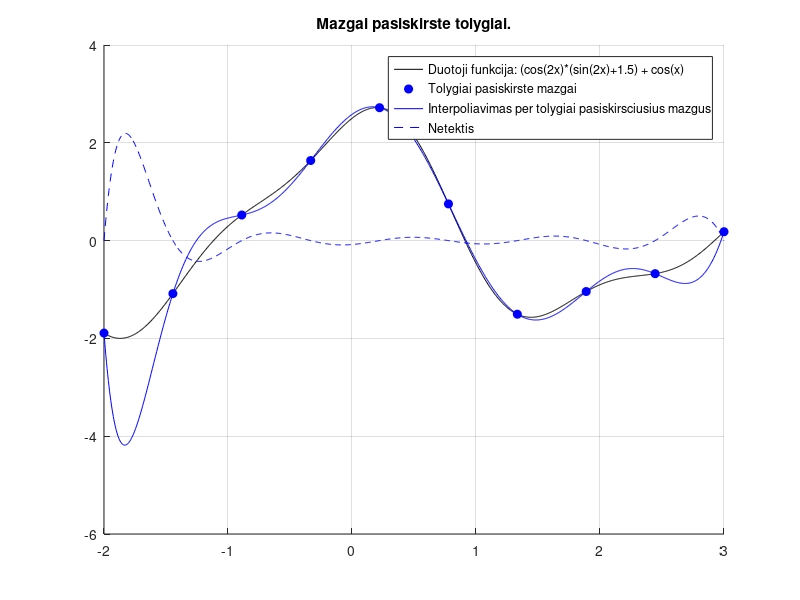
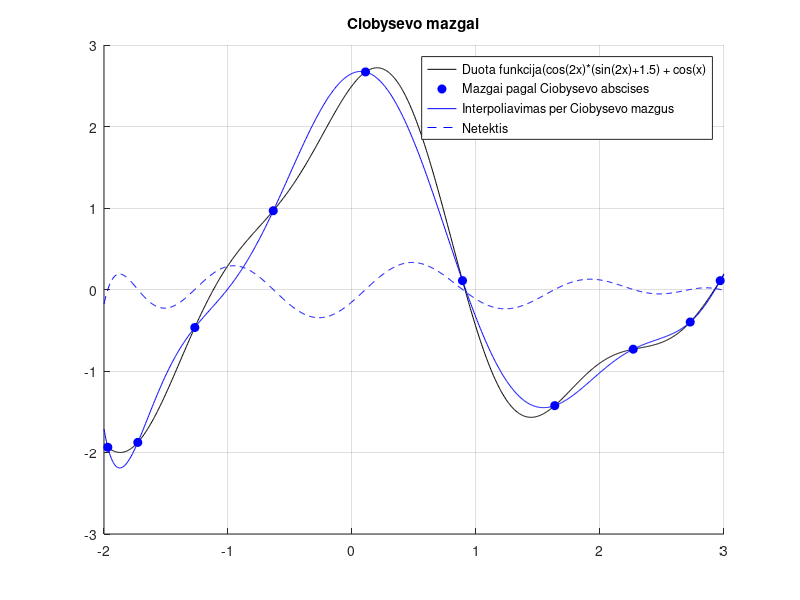

Here is the MATLAB script that generated these plots, in order:
% Saulius Stankevicius IFF-4/2

function Interpoliavimas
clc, close all;

f=@(x)cos(2*x).*(sin(2*x) + 1.5) + cos(x);
f_sym = '(cos(2x)*(sin(2x)+1.5) + cos(x)';
minX = -2;
maxX = 3;
N = 10;
X = [minX:(maxX-minX)/(N-1):maxX]; % tolygiai paskirstytu interpoliavimo tasku abscises
k=[0:N-1];
XC=(maxX+minX)/2+(maxX-minX)/2*cos((2*k+1)*pi/(2*N)); % "Ciobysevo abscises"
x = min(X):(max(X)-min(X))/1000:max(X); % reiksmes vaizdavimui
M = ones(N);
MC = ones(N);

for j=1:N
    for k=1:N
        M(k,j) = X(k).^(j-1);
        MC(k,j) = XC(k).^(j-1);
    end
end

A = M\f(X).';   % vienanariu bazes koeficientai
AC = MC\f(XC).'; % vienanariu bazes koeficientai
Y = [];
YC = [];
Yn = [];
YCn = [];

for j=1:numel(x)
    y = 0;
    yc = 0;
    for k=1:N
        y = y + x(j)^(k-1)*A(k);
        yc = yc + x(j)^(k-1)*AC(k);
    end
    Y = [Y; y];
    YC = [YC; yc];
    Yn = [Yn; f(x(j))-y];
    YCn = [YCn; f(x(j))-yc];
end

legend1={['Duotoji funkcija: ', f_sym],...
    'Tolygiai pasiskirste mazgai',...
    'Interpoliavimas per tolygiai pasiskirsciusius mazgus',...
    'Netektis'};
legend2={['Duota funkcija', f_sym],...
    'Mazgai pagal Ciobysevo abscises',...
    'Interpoliavimas per Ciobysevo mazgus',...
    'Netektis'};
figure(1), hold on, grid on;
title('Mazgai pasiskirste tolygiai.');
plot(x,f(x),'k-'); % duotoji funkcija
plot(X,f(X),'bo','MarkerFaceColor','b','MarkerSize',6); % mazgai
plot(x, Y, 'b-'); % interpoliavimas
plot(x,Yn,'b--'), % netektis
legend(legend1);
figure(2), hold on, grid on;
title('Ciobysevo mazgai');
plot(x,f(x),'k-'); % duotoji funkcija
plot(XC, f(XC),'bo','MarkerFaceColor','b','MarkerSize',6) % mazgai
plot(x, YC, 'b-'); % interpoliavimas
plot(x,YCn,'b--'), % netektis
legend(legend2);

end